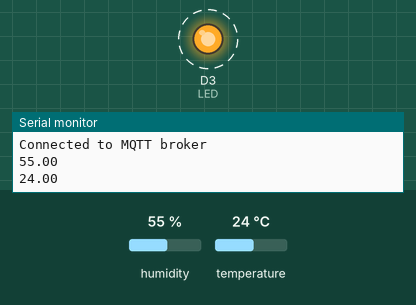
Simulated run of this sketch. Board: ESP8266 (Wemos D1 mini). On the bench: output pins drawn as LEDs (lit = HIGH), the last lines printed to the serial monitor. Dashed ring = blinking. The inputs (shaded band) are chosen by the test bench; at power-on: temperature 24 °C, humidity 55 %. WiFi joins after 1.5 s; servers stay silent unless stated; no MQTT or app messages arrive unless stated.

Above: at 2.95 s.
3.3 s: temperature set to 25.8 °C
At 4.8 s:
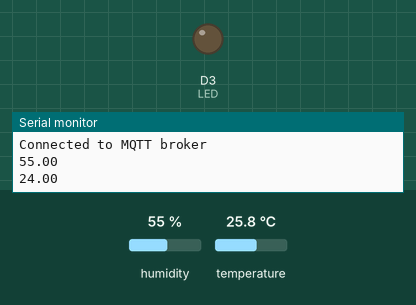
10.3 s: humidity set to 41 %
17.3 s: humidity set to 38 %
At 19.17 s:
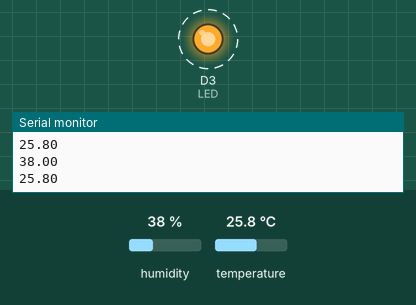
24.3 s: humidity set to 40 %
At 24.9 s:
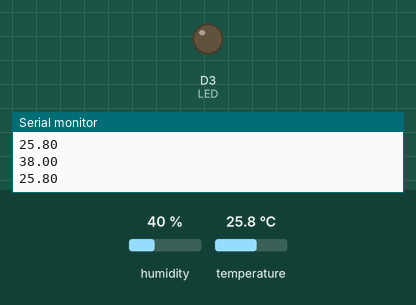
Timing chart, 0 to 27.3 s (numbered marks = the images above; inputs shaded):
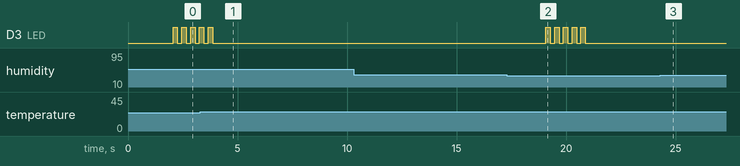

The sketch:

Baitap5.ino
```cpp
#include <ESP8266WiFi.h>
#include <PubSubClient.h>
#include <DHT.h>

// Replace with your WiFi credentials
const char* ssid = "UiTiOt-E3.1";
const char* password = "UiTiOtAP";

// Replace with your MQTT broker IP address or domain name
const char* mqtt_server = "172.31.11.0";

// Replace with your topic
const char* topic = "mmcl/nhom3/dht/value";
const char* detected_topic = "mmcl/nhom3/dht/detected";

// Initialize WiFiClient object to connect to WiFi network
WiFiClient wifiClient;

// Initialize PubSubClient object to communicate with MQTT broker
PubSubClient mqttClient(wifiClient);

// Define DHT11 sensor pin
#define DHTPIN D4
#define DHTTYPE DHT22
#define LED D3
DHT dht(DHTPIN, DHTTYPE);

void setup() {
  Serial.begin(115200);

  // Connect to WiFi network
  WiFi.begin(ssid, password);
  while (WiFi.status() != WL_CONNECTED) {
    delay(1000);
    Serial.println("Connecting to WiFi...");
  }
  Serial.println("Connected to WiFi");

  pinMode(LED, OUTPUT);
  digitalWrite(LED, LOW);

  // Connect to MQTT broker
  mqttClient.setServer(mqtt_server, 1883);
  while (!mqttClient.connected()) {
    Serial.println("Connecting to MQTT broker...");
    if (mqttClient.connect("WemosD1")) {
      Serial.println("Connected to MQTT broker");
    } else {
      Serial.print("Failed to connect to MQTT broker, rc=");
      Serial.print(mqttClient.state());
      Serial.println(" retrying in 5 seconds...");
      delay(5000);
    }
  }

  // Initialize DHT11 sensor
  dht.begin();
}

void loop() {
  // Read temperature and humidity values from DHT11 sensor
  float humidity = dht.readHumidity();
  float temperature = dht.readTemperature();
  Serial.println(humidity);
  Serial.println(temperature);

  // If values are valid, publish to MQTT broker
  if (!isnan(humidity) && !isnan(temperature)) {
    if ((temperature < 25 || temperature > 27) || (humidity < 40 || humidity > 70)) {
      mqttClient.publish(detected_topic, "Phat hien bat thuong");
      digitalWrite(LED, HIGH);
      delay(200);
      digitalWrite(LED, LOW);
      delay(200);
      digitalWrite(LED, HIGH);
      delay(200);
      digitalWrite(LED, LOW);
      delay(200);
      digitalWrite(LED, HIGH);
      delay(200);
      digitalWrite(LED, LOW);
      delay(200);
      digitalWrite(LED, HIGH);
      delay(200);
      digitalWrite(LED, LOW);
      delay(200);
      digitalWrite(LED, HIGH);
      delay(200);
      digitalWrite(LED, LOW);
      delay(200);
    } else {
      String message = String(temperature) + "," + String(humidity);
      mqttClient.publish(topic, message.c_str());
    }
  }

  // Wait 5 seconds before publishing again
  delay(5000);
}
```

Measured:
- the behaviour switches between 24.9 and 25 °C on temperature (found by bisection; images 0 and 1)
- the behaviour switches between 40 and 39 % on humidity (found by bisection; images 1 and 2)
- after the input at 3.3 s, D3 (LED): goes on until 3.9 s, then stays LOW
- after the input at 17.3 s, D3 (LED): alternates HIGH for 0.20 s and LOW for 0.20 s, 10 changes in all, then stays LOW, starting after 1.8 s
- after the input at 24.3 s, D3 (LED): stops changing and stays LOW
- by itself, D3 (LED): alternates HIGH for 0.20 s and LOW for 0.20 s
